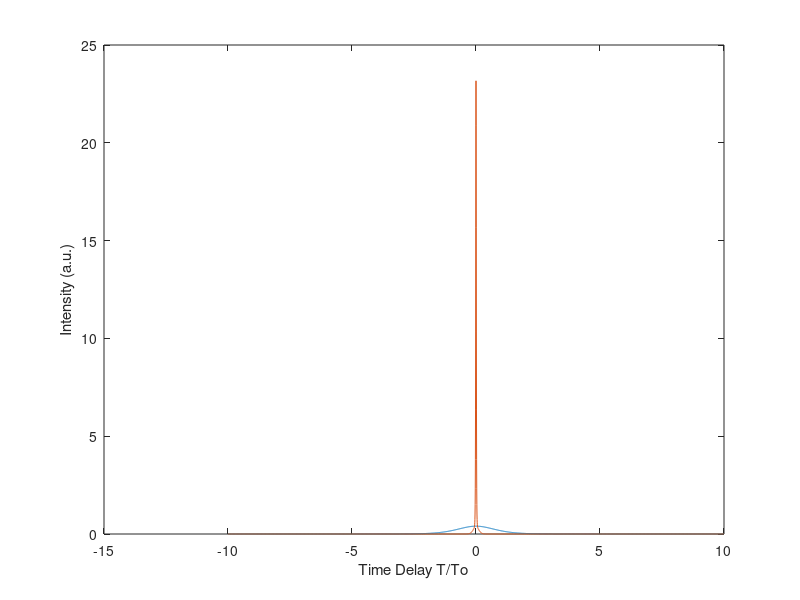
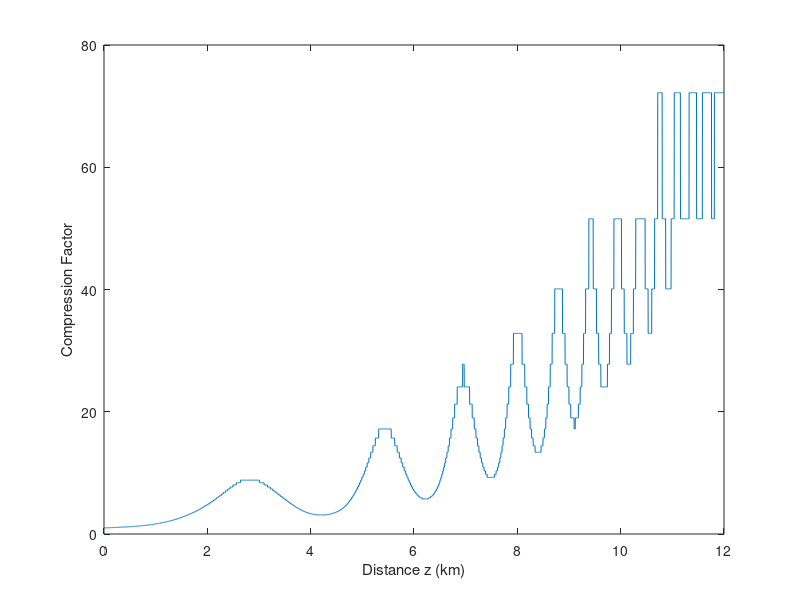
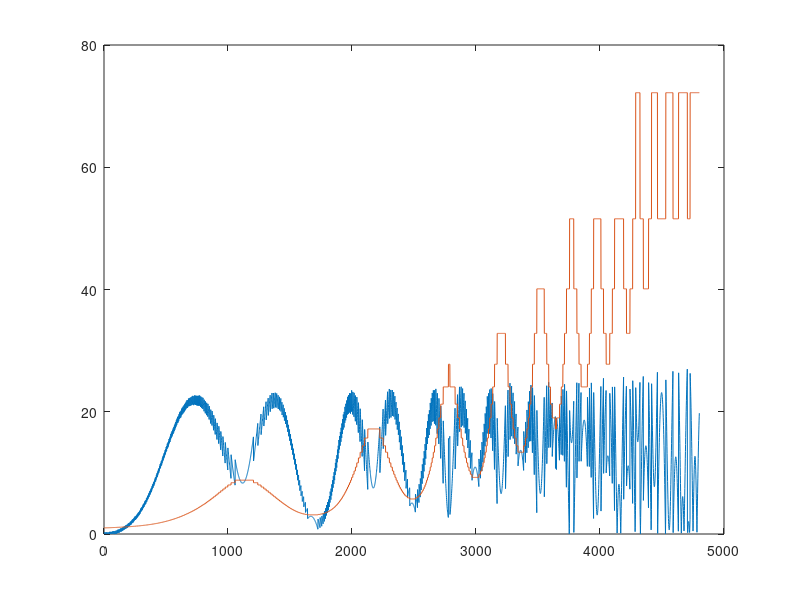
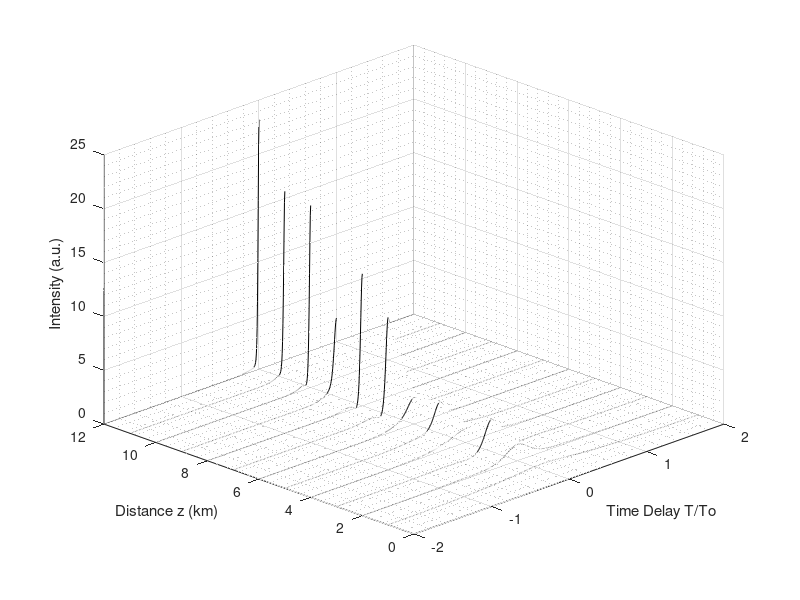

Source code (MATLAB) for these figures, in order:
%First order soliton with chirp
%%
clc; clear all; close all;

b2 = -20;% -10;
b2_initial = b2;

To= 10; %Pulse width
T = 20*To;
nSamples = 2^12;

C = -0.01;
ao = -4/((To^2) * pi);
% sigma = C*b2_initial;
sigma = ao*b2_initial;

%sigma = 0.05;
%C = sigma/b2;

Fs = (nSamples-1)/T;

dt = 1/Fs;
t = (-nSamples/2:nSamples/2-1)*dt;

df = 2*pi/T;
f = (-nSamples/2:nSamples/2-1)*df;
f = fftshift(f);

N_order = 2;
Po = 0.4;
Ld = To^2/abs(b2);
% Lnl = 1/(Po*gama);
Lnl = Ld;
gama = 2;
L = 12;%2*Ld;

dz = min(Ld,Lnl)/2000;
z_vector = 0:dz:L;

%%
simul_wave = zeros(length(z_vector), length(t));
spec_wave = zeros(length(z_vector), length(t));
% A = N_order*sech(t/To).*exp(1i*C*t.^2/(2*To^2));
A = (2/To) * sqrt(b2_initial/gama) * sech(t/To) .* exp(1i*((ao*t.^2)/2 + (pi/8)));
% A = 2 * sech(t/To) .* exp(1i*((ao*t.^2)/2 + (pi/8)));
fwhm1=find(abs(abs(A).^2)>abs(max(abs(A).^2)/2));
fwhm1=length(fwhm1);
fwhm_vec = zeros(1, length(z_vector));
%%
% f = ifftshift(f);
b2 = b2_initial;
b2_vec = b2_initial;
for i = 1:length(z_vector)
    D = exp(1i*(dz/2)*b2*f.^2).*fft(A);
    D = ifft(D);
    N = exp(1i*gama*abs(A).^2*dz);
    A = D.*N;
    spec_wave(i,:) = ifftshift(abs(fft(A)));
    simul_wave(i,:) = abs(A).^2;
    

%     plot(t/To, simul_wave(i,:));
%     ylim([0 30])
%     pause(.00000001);
   
    

    b2_vec(i) = b2;
    b2 = b2_initial*exp(-sigma*z_vector(i));  

    
    fwhm=find(abs(abs(A).^2)>abs(max(abs(A).^2)/2));
    fwhm=length(fwhm);
    fwhm_vec(i) = fwhm;
    c_factor(i) = (fwhm1/fwhm);
    
end

%%
% figure;
% mesh(t/To,z_vector, simul_wave);
% xlabel('Time Delay T/To');
% ylabel('Distance z');
% zlabel('Amplitude');
% title('First order soliton with initial chirp');
% view(0, 90);
%%
figure;
plot(t/To,simul_wave(1,:));
% hold on;
% plot(t/To, simul_wave(20,:));
hold on;
plot(t/To, simul_wave(end,:));
% legend('z = 0', 'z = L');
% title({'Soliton pulse', 'in the anomalous dispersion regime'})
xlabel('Time Delay T/To')
ylabel('Intensity (a.u.)')

%%
% f = ifftshift(f);
%%
% figure;
% plot(f,spec_wave(1,:));
% hold on;
% plot(f,spec_wave(20,:));
% hold on;
% plot(f,spec_wave(end,:));
% legend('z = 0', 'z = L/2', 'z = L');
% title('Frequency spectrum')
% xlabel('f')
% ylabel('Amplitude')
% xlim([-5 5])
%%
figure;
plot(z_vector,c_factor)
xlabel('Distance z (km)');
ylabel('Compression Factor');
% title('breather compression factor')
% hold on
% plot(exp(sigma*z_vector))
%%
maxCF = max(c_factor);
targetWave = find(c_factor == maxCF,1,'first');
eT = trapz(t/To,simul_wave(targetWave,:));
simAmp = max(simul_wave(targetWave,:));
finWidth = fwhm_vec(targetWave);
eSech = 2*simAmp*(finWidth*dt/To/1.763); %1.763 is a constant from Cao Wai 2005 paper
PE = abs(eT-eSech)/eT *100;
%%
for i = 1:length(z_vector)
    eT(i) = trapz(t/To,simul_wave(i,:));
    simAmp(i) = max(simul_wave(i,:));
    eSech(i) = 2*simAmp(i)*((fwhm_vec(i)*dt/To)/1.763); %1.763 is a constant from Cao Wai 2005 paper
    PE(i) = abs(eT(i)-eSech(i))/eT(i) *100;
end
%%
figure;
plot(PE)
hold on
plot(c_factor)

%%
fake_z_vector = [1:L];
for i = 1:L
   fake_sim_wave(i,:) = simul_wave(find(z_vector == fake_z_vector(i)),:);    
end
%%
figure
surface(t/To, fake_z_vector, fake_sim_wave, 'FaceAlpha', [0], 'MeshStyle', 'row');
xlim([-2 2])
grid on
grid minor
view([-45 30])
xlabel('Time Delay T/To');
ylabel('Distance z (km)');
zlabel('Intensity (a.u.)');